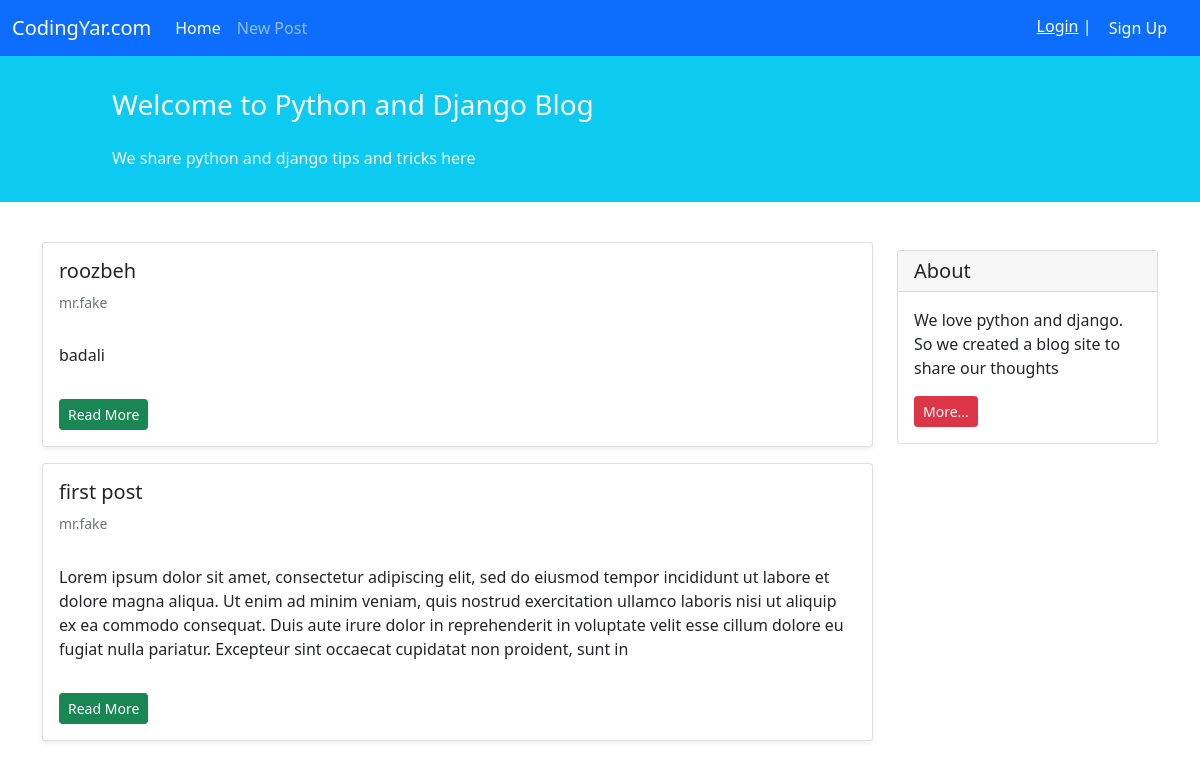
Screenshot of /blog/ with the database file from the repository.
### blog/models.py (models this page shows, shortened)
class BlogPost(models.Model):
    STATUS_CHOICES = (
        ('pub', 'Published'),
        ('drf', 'Draft'),
    )
    title = models.CharField(max_length= 100)
    text = models.TextField()
    author = models.ForeignKey('auth.user', on_delete= models.CASCADE)
    date_time_created = models.DateTimeField(auto_now_add=True)
    date_time_modified = models.DateTimeField(auto_now=True)
    status = models.CharField(choices=STATUS_CHOICES, max_length= 3)

### blog/views.py (the view)
# urls.py: path('', views.HomePostListView.as_view(), name= 'home_page'),
class HomePostListView(generic.ListView):
    template_name = 'blog/home_post_list.html'
    context_object_name = 'all_post'
    def get_queryset(self):
        return BlogPost.objects.filter(status= 'pub').order_by('-date_time_modified')

### blog/templates/blog/home_post_list.html (shortened to what this page needs)
{% extends '_base.html'%}
{% block content %}
<div class="container mt-4">
    <div class="row">
        <div class="col-9">
            {% for post in all_post %}
                <div class="card shadow-sm my-3">
                    <div class="card-body">
                        <h5 class="card-title">{{ post.title }}</h5>
                        <h6 class="card-subtitle mb-2 text-muted small py-2">{{ post.author }}</h6>
                        <p class="card-text py-3">
                            {{ post.text}}
                        </p>
                        <a href="{% url 'detail_page' post.id %}" class="btn btn-sm btn-success">Read More</a>
                    </div>
                </div>
            {% endfor %}
        </div>
        <div class="col-3">
                <div class="card my-4">
                    <h5 class="card-header">About</h5>
                    <div class="card-body">
                        <p class="card-text">We love python and django. So we created a blog site to share our
                            thoughts</p>
                        <a href="#"
                        class="btn btn-sm btn-danger">
                            More...
                        </a>
                    </div>
                </div>
        </div>
    </div>
</div>
{% endblock %}

### templates/_base.html (shortened to what this page needs)
<!doctype html>
<html lang="en">
<head>
    <link href="https://cdn.jsdelivr.net/npm/bootstrap@5.1.3/dist/css/bootstrap.min.css" rel="stylesheet"
>
</head>
<body>
<nav class="navbar navbar-expand-lg navbar-dark bg-primary">
    <div class="container-fluid">
        <a class="navbar-brand" href="#">CodingYar.com</a>
        <div class="collapse navbar-collapse" id="navbarNavAltMarkup">
            <div class="navbar-nav">
                <a class="nav-link active" aria-current="page" href="{% url 'home_page'%}">Home</a>
                <a class="nav-link" href="{% url 'create_page'%}">New Post</a>
            </div>
        </div>
        <div class="mx-2 text-white">
            {% if user.is_authenticated %}
                welcome {{ user.username }} | <a class = "btn btn-primary" href="{% url 'logout'%}">logout</a>
            {% else %}
                <a  class="text-white" href="{% url 'login' %}">Login</a> | <a class = "btn btn-primary" href="{% url 'signup' %}">Sign Up</a>
            {% endif %}
        </div>
    </div>
</nav>
<div class="container-fluid bg-info">
    <div class="row py-3">
        <div class="col-md-8 col-md-10 mx-auto">
            <h3 class="my-4 mt-3 text-white">Welcome to Python and Django Blog</h3>
            <p class="text-light">We share python and django tips and tricks here</p>
        </div>
    </div>
</div>
{% block content %}
{% endblock %}
</body>
</html>

### rows the page displays
BlogPost: title "roozbeh", author "mr.fake", text "badali"
BlogPost: title "first post", author "mr.fake", text "Lorem ipsum dolor sit amet, consectetur adipiscing elit, sed do eiusmod tempor incididunt ut labore et dolore magna aliqua. Ut enim ad minim veniam, quis nostrud exercitation ullamco laboris nisi ut aliquip ex ea commodo consequat. Duis aute irure dolor in reprehenderit in voluptate velit esse cillum dolore eu fugiat nulla pariatur. Excepteur sint occaecat cupidatat non proident, sunt in"
